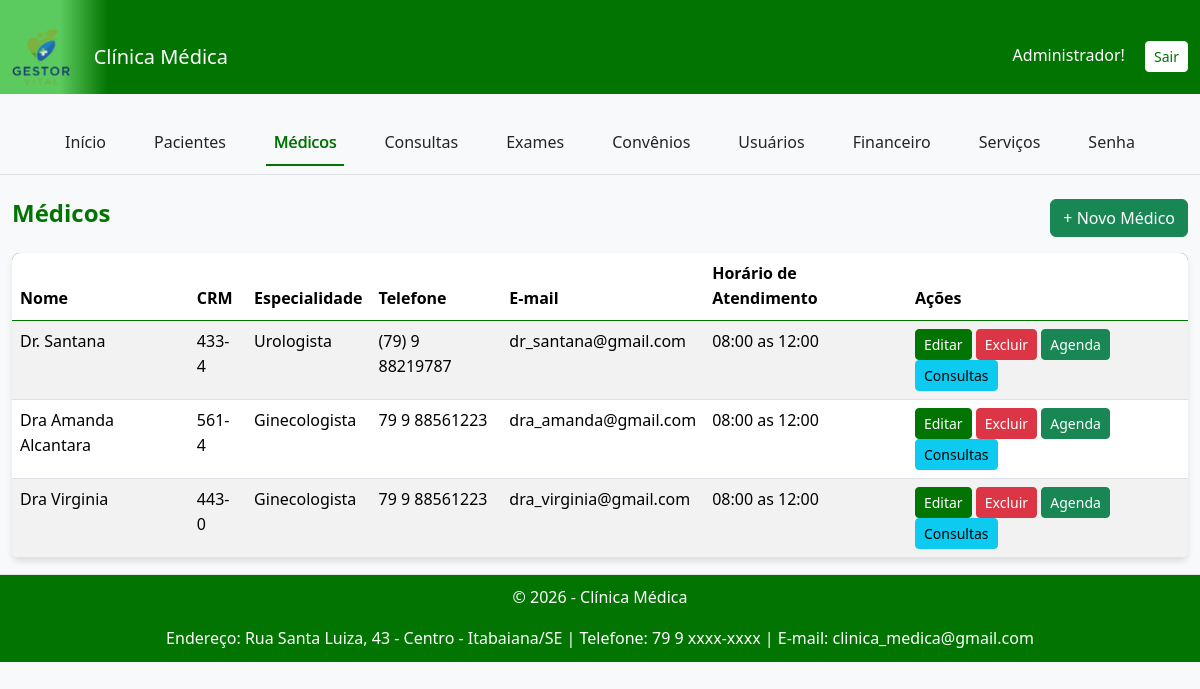
/clinica_medica/private/medicos/listar.php (signed in), run on the app's committed database.
### tables this page shows
CREATE TABLE `identidade_clinica` (
  `id` int(11) NOT NULL,
  `nome_clinica` varchar(255) NOT NULL,
  `url_logo` varchar(255) DEFAULT NULL,
  `endereco` varchar(255) DEFAULT NULL,
  `telefone` varchar(20) DEFAULT NULL,
  `email` varchar(100) DEFAULT NULL,
  `ultimo_update` timestamp NOT NULL DEFAULT CURRENT_TIMESTAMP ON UPDATE CURRENT_TIMESTAMP,
  `cor_primaria` varchar(7) DEFAULT '#007bff'
);

CREATE TABLE `medicos` (
  `id` int(11) NOT NULL,
  `nome` varchar(100) NOT NULL,
  `crm` varchar(20) NOT NULL,
  `especialidade` varchar(100) NOT NULL,
  `telefone` varchar(20) DEFAULT NULL,
  `email` varchar(100) DEFAULT NULL,
  `horario_atendimento` text,
  `criado_em` timestamp NOT NULL DEFAULT CURRENT_TIMESTAMP,
  `usuario_id` int(11) DEFAULT NULL
);

### config/helpers.php (called while the page is built, shortened)
<?php
function get_contrast_color($hexcolor) {
    $hexcolor = ltrim($hexcolor, '#');
    $r = hexdec(substr($hexcolor, 0, 2));
    $g = hexdec(substr($hexcolor, 2, 2));
    $b = hexdec(substr($hexcolor, 4, 2));
    $luminance = (0.299 * $r + 0.587 * $g + 0.114 * $b) / 255;
    return $luminance > 0.5 ? '#000000' : '#FFFFFF';
}
?>

### clinica_medica/private/medicos/listar.php (the view, shortened to what this page needs)
<?php
require_once __DIR__ . '/../../config/config.php';
require_once __DIR__ . '/../includes/cabecalho.php';
require_once __DIR__ . '/../includes/menu.php';
$sql = "SELECT id, nome, crm, especialidade, telefone, email, horario_atendimento FROM medicos ORDER BY nome ASC";
$resultado = $conn->query($sql);
?>
<div class="container mt-4">
    <div class="d-flex justify-content-between align-items-center mb-3">
        <h4>Médicos</h4>
        <a href="cadastrar.php" class="btn btn-success">+ Novo Médico</a>
    </div>
    <table class="table table-striped">
        <thead>
            <tr>
                <th>Nome</th>
                <th>CRM</th>
                <th>Especialidade</th>
                <th>Telefone</th>
                <th>E-mail</th>
                <th>Horário de Atendimento</th>
                <th>Ações</th>
            </tr>
        </thead>
        <tbody>
            <?php while ($medico = $resultado->fetch_assoc()): ?>
                <tr>
                    <td><?= htmlspecialchars($medico['nome']) ?></td>
                    <td><?= htmlspecialchars($medico['crm']) ?></td>
                    <td><?= htmlspecialchars($medico['especialidade']) ?></td>
                    <td><?= htmlspecialchars($medico['telefone']) ?></td>
                    <td><?= htmlspecialchars($medico['email']) ?></td>
                    <td><?= htmlspecialchars($medico['horario_atendimento']) ?></td>
                    <td>
                        <a href="editar.php?id=<?= $medico['id'] ?>" class="btn btn-primary btn-sm">Editar</a>
                        <a href="excluir.php?id=<?= $medico['id'] ?>" class="btn btn-danger btn-sm" onclick="return confirm('Excluir este médico?')">Excluir</a>
                        <a href="definir_agenda.php?medico_id=<?= $medico['id'] ?>" class="btn btn-success btn-sm">Agenda</a>
                        <button type="button" class="btn btn-info btn-sm btn-agenda"
                                data-bs-toggle="modal" data-bs-target="#modalAgendaTabela"
                                data-medico-id="<?= $medico['id'] ?>"
                                data-medico-nome="<?= htmlspecialchars($medico['nome']) ?>">
                            Consultas
                        </button>
                    </td>
                </tr>
            <?php endwhile; ?>
        </tbody>
    </table>
</div>
<?php require_once __DIR__ . '/../includes/rodape.php'; ?>

### clinica_medica/private/includes/cabecalho.php (shortened to what this page needs)
<?php
require_once __DIR__ . '/../../config/config.php';
require_once __DIR__ . '/../../../config/helpers.php';
$caminho_base_do_projeto = '/';
$nome_clinica = "Clínica Médica";
$url_logo = "logo_padrao.png";
$cor_primaria = "#007bff";
try {
    $sql = "SELECT nome_clinica, url_logo, cor_primaria FROM identidade_clinica ORDER BY id DESC LIMIT 1";
    $result = $conn->query($sql);
    if ($result && $result->num_rows > 0) {
        $identidade = $result->fetch_assoc();
        $nome_clinica = htmlspecialchars($identidade['nome_clinica']);
        if (!empty($identidade['url_logo'])) {
            $url_logo = htmlspecialchars($identidade['url_logo']);
        }
        if (!empty($identidade['cor_primaria'])) {
            $cor_primaria = htmlspecialchars($identidade['cor_primaria']);
        }
    }
} catch (Exception $e) {
    error_log("Erro ao buscar identidade da clínica: " . $e->getMessage());
}
$nome_pasta_clinica = 'clinica_medica';
$caminho_base_clinica_publica = $caminho_base_do_projeto . $nome_pasta_clinica . '/public/';
$caminho_base_clinica_uploads = $caminho_base_do_projeto . $nome_pasta_clinica . '/';
$cor_contraste = get_contrast_color($cor_primaria);
?>
<!DOCTYPE html>
<html lang="pt-br">
<head>
    <link href="https://cdn.jsdelivr.net/npm/bootstrap@5.3.2/dist/css/bootstrap.min.css" rel="stylesheet">
    <link rel="stylesheet" href="https://cdnjs.cloudflare.com/ajax/libs/font-awesome/6.5.2/css/all.min.css">
    <link rel="stylesheet" href="<?= $caminho_base_clinica_publica . 'assets/css/style.css' ?>">
</head>
<body>
<nav class="navbar navbar-expand-lg navbar-dark navbar-custom">
    <div class="container-fluid">
        <a class="navbar-brand" href="../dashboard.php">
            <img src="<?= $caminho_base_clinica_uploads . $url_logo ?>" alt="Logo da <?= $nome_clinica ?>" class="logo-img">
            <span class="ms-2"><?= $nome_clinica ?></span>
        </a>
        <div>
            <span class="me-3" style="color: <?= $cor_contraste ?>;"><?= htmlspecialchars($_SESSION['usuario_nome']); ?>!</span>
            <a href="<?= $caminho_base_do_projeto ?>logout.php" class="btn btn-sm btn-custom-logout">Sair</a>
        </div>
    </div>
</nav>
<div class="container-fluid">
    <div class="row">

### clinica_medica/private/includes/rodape.php (shortened to what this page needs)
<?php
$dados_rodape = [
    'nome_clinica' => 'Clínica Médica',
    'endereco' => '',
    'telefone' => '',
    'email' => '',
    'cor_primaria' => '#f8f9fa'
];
try {
    if (isset($conn) && $conn->ping()) {
        $sql = "SELECT nome_clinica, endereco, telefone, email, cor_primaria FROM identidade_clinica ORDER BY id DESC LIMIT 1";
        $result = $conn->query($sql);
        if ($result && $result->num_rows > 0) {
            $dados_rodape = $result->fetch_assoc();
        }
    }
} catch (Exception $e) {
    error_log("Erro ao buscar dados do rodapé: " . $e->getMessage());
}
?>
    <footer style="text-align: center; padding: 10px; background-color: <?= htmlspecialchars($dados_rodape['cor_primaria']) ?>; color: white; border-top: 1px solid #dee2e6;">
        <p>&copy; <?= date('Y') ?> - <?= htmlspecialchars($dados_rodape['nome_clinica']) ?></p>
        <p style="margin-bottom: 0;">
            Endereço: <?= htmlspecialchars($dados_rodape['endereco']) ?> |
            Telefone: <?= htmlspecialchars($dados_rodape['telefone']) ?> |
            E-mail: <?= htmlspecialchars($dados_rodape['email']) ?>
        </p>
    </footer>
</body>
</html>

### clinica_medica/public/assets/css/style.css (style rules this page uses)
:root { --primary-color: #007bff; --secondary-color: #6c757d; --background-color: #f8f9fa; --text-color: #343a40; --shadow-light: 0 4px 6px rgba(0, 0, 0, 0.1); --border-radius: 8px; }
body { overflow-y: scroll; background-color: var(--background-color); color: var(--text-color); font-family: 'Segoe UI', 'Roboto', 'Helvetica Neue', Arial, sans-serif; line-height: 1.6; }
h1, h2, h3, h4, h5, h6 { color: var(--primary-color); font-weight: 600; }
.container-fluid { padding-top: 20px; }
.btn-primary { background-color: var(--primary-color); border-color: var(--primary-color); transition: background-color 0.3s ease; }
.table { box-shadow: var(--shadow-light); border-radius: var(--border-radius); overflow: hidden; }
.navbar-custom { min-height: 60px; }
.navbar-brand { height: 100%; padding-top: 0; padding-bottom: 0; display: flex; align-items: center; }
.logo-img { height: 98%; max-height: 50px; width: auto; object-fit: contain; }
.table thead { background-color: var(--primary-color); color: #fff; border-color: var(--primary-color); }

### data on the page
identidade_clinica: url_logo (picture), nome_clinica "Clínica Médica", endereco "Rua Santa Luiza, 43 - Centro - Itabaiana/SE", telefone "79 9 xxxx-xxxx", email "clinica_medica@gmail.com"
medicos: nome "Dr. Santana", crm "433-4", especialidade "Urologista", telefone "(79) 9 88219787", email "dr_santana@gmail.com", horario_atendimento "08:00 as 12:00"
medicos: nome "Dra Amanda Alcantara", crm "561-4", especialidade "Ginecologista", telefone "79 9 88561223", email "dra_amanda@gmail.com", horario_atendimento "08:00 as 12:00"
medicos: nome "Dra Virginia", crm "443-0", especialidade "Ginecologista", telefone "79 9 88561223", email "dra_virginia@gmail.com", horario_atendimento "08:00 as 12:00"

### other printed values
$_SESSION['usuario_nome'] "Administrador"
$nome "Início"
$nome "Pacientes"
$nome "Médicos"
$nome "Consultas"
$nome "Exames"
$nome "Convênios"
$nome "Usuários"
$nome "Financeiro"
$nome "Serviços"
$nome "Senha"
